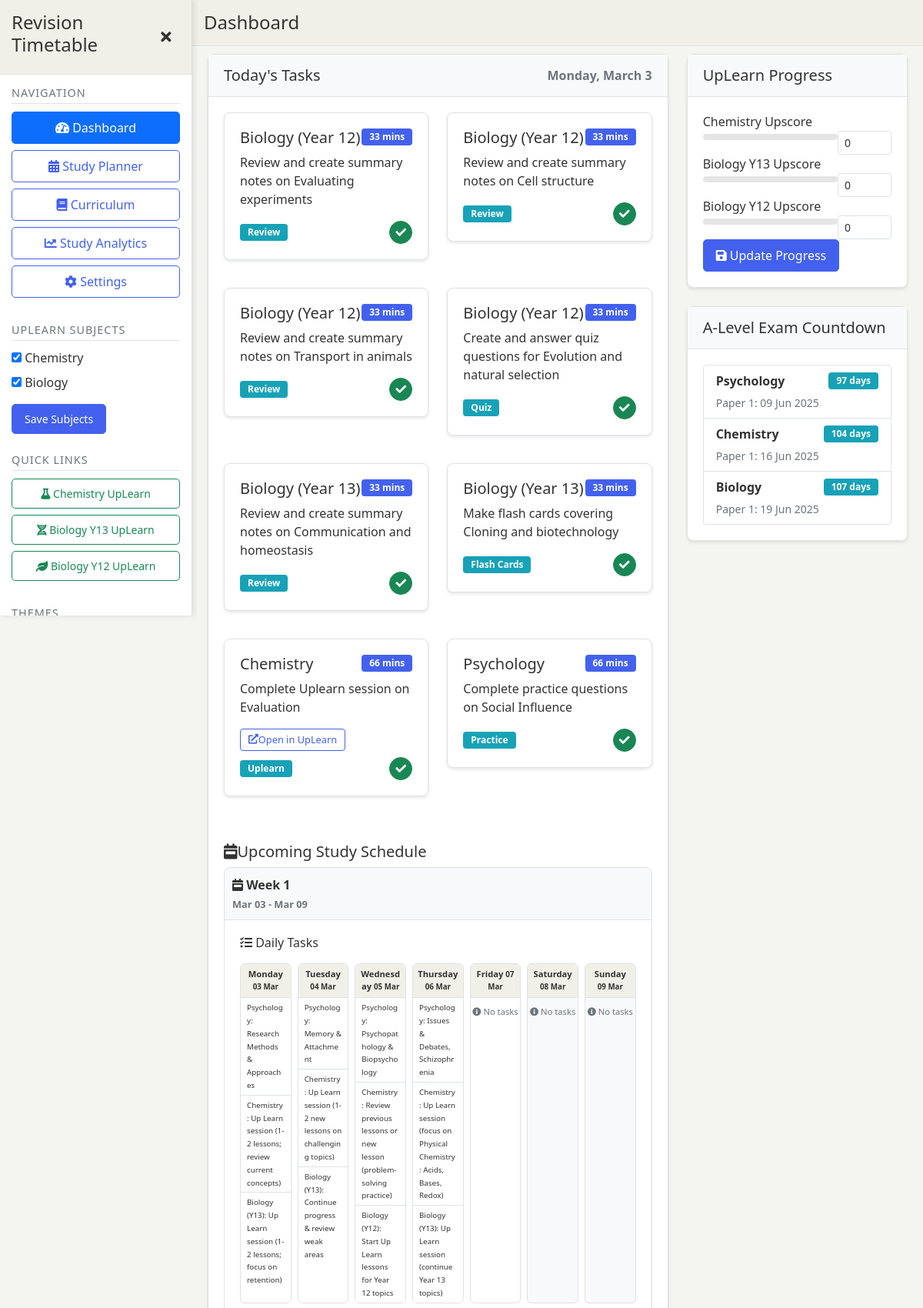
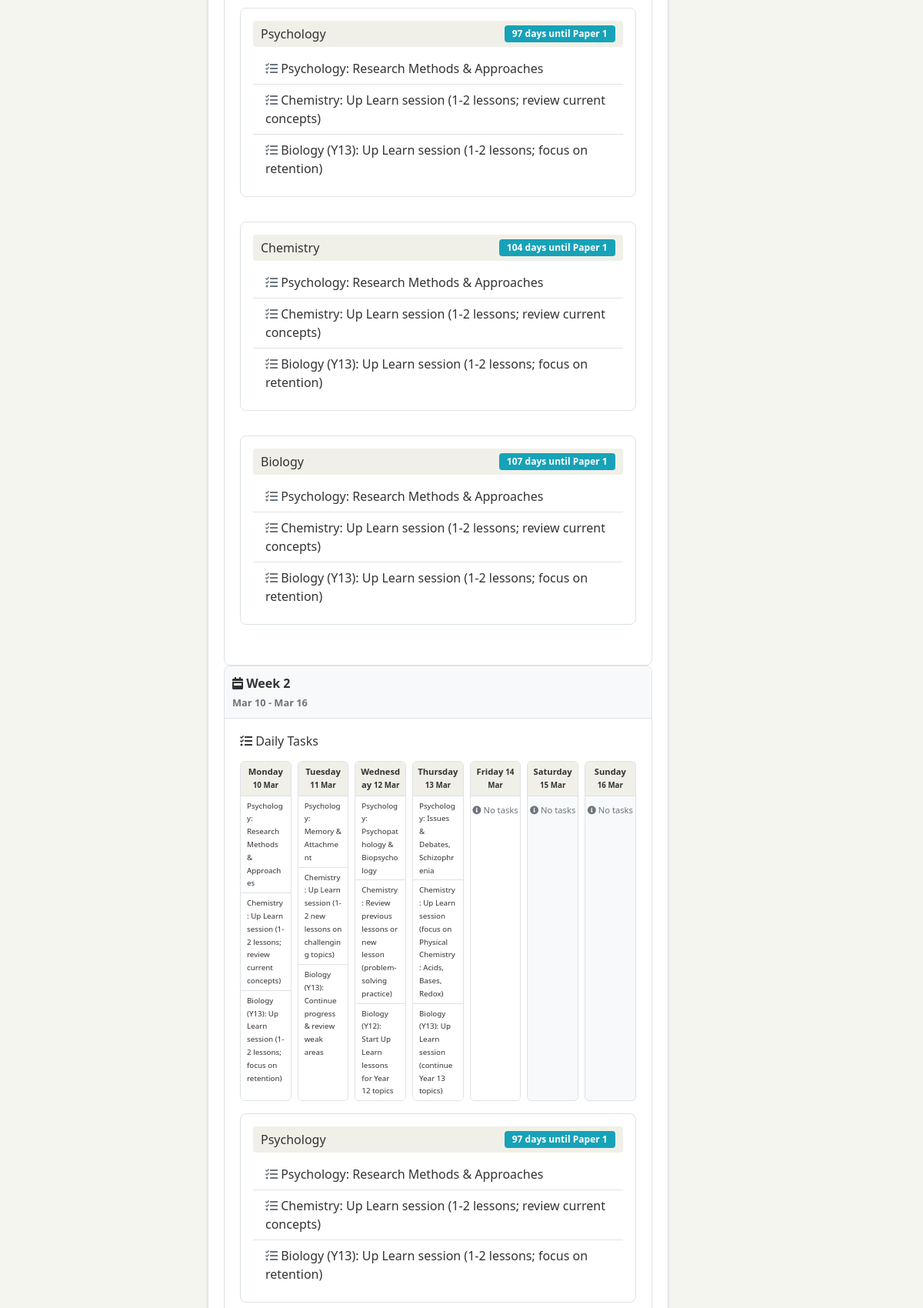
The page /dashboard (signed in, upper part) on the database its author committed (2 pictures, top to bottom).
### app.py (models this page shows)
class UserSubjects(db.Model):
    id = db.Column(db.Integer, primary_key=True)
    user_id = db.Column(db.Integer, db.ForeignKey('user.id'), nullable=False)
    chemistry = db.Column(db.Boolean, default=False)
    biology = db.Column(db.Boolean, default=False)

class User(UserMixin, db.Model):
    id = db.Column(db.Integer, primary_key=True)
    username = db.Column(db.String(150), unique=True, nullable=False)
    password = db.Column(db.String(150), nullable=False)
    chem_progress = db.Column(db.Integer, default=0)
    bio_y13_progress = db.Column(db.Integer, default=0)
    bio_y12_progress = db.Column(db.Integer, default=0)
    onboarding_step = db.Column(db.Integer, default=0)
    daily_study_hours = db.Column(db.Float, default=4.0)
    subjects = db.relationship('UserSubjects', backref='user', uselist=False)
    task_logs = db.relationship('TaskLog', backref='user', lazy=True)
    uplearn_logs = db.relationship('UplearnLog', backref='user', lazy=True)
    topic_proficiencies = db.relationship('TopicProficiency', backref='user', lazy=True)

### app.py (the view, shortened to what this page needs)
@app.route("/dashboard", methods=["GET", "POST"])
@login_required
def dashboard():
    curriculum_data = load_curriculum()
    user_subjects = []
    uplearn_subjects = []
    if current_user.subjects:
        if current_user.subjects.biology:
            user_subjects.append("Biology")
            uplearn_subjects.append("Biology")
        if current_user.subjects.chemistry:
            user_subjects.append("Chemistry")
            uplearn_subjects.append("Chemistry")
    if "Psychology" in curriculum_data:
        user_subjects.append("Psychology")
    user_proficiencies = {}
    try:
        topic_proficiencies = TopicProficiency.query.filter_by(user_id=current_user.id).all()
        for proficiency in topic_proficiencies:
            if proficiency.subject not in user_proficiencies:
                user_proficiencies[proficiency.subject] = {}
            user_proficiencies[proficiency.subject][proficiency.topic] = proficiency.proficiency
    except Exception as e:
        print(f"Note: Unable to load topic proficiencies: {e}")
    daily_tasks = generate_daily_tasks(curriculum_data, user_subjects, uplearn_subjects, user_proficiencies)
    filtered_timetable = filter_timetable_for_user(weekday_timetable, current_user)
    calendar_data = get_calendar_data()
    upcoming_exams = {}
    for subject, exams in SUBJECT_END_DATES.items():
        next_exams = sorted([exam for exam in exams if days_until_filter(exam['date']) > 0],
                          key=lambda x: days_until_filter(x['date']))
        if next_exams:
            upcoming_exams[subject] = next_exams[0]
    return render_template(
        "dashboard.html",
        user=current_user,
        daily_tasks=daily_tasks,
        get_uplearn_link=get_uplearn_link,
        timetable=filtered_timetable,
        subject_end_dates=SUBJECT_END_DATES,
        upcoming_exams=upcoming_exams,
        calendar_data=calendar_data,
        now=datetime.now()
    )

### templates/dashboard.html (shortened to what this page needs)
{% extends "base.html" %}
{% block header_title %}Dashboard{% endblock %}
{% block content %}
    <div class="row">
        <div class="col-lg-8">
            <div class="card mb-4">
                <div class="card-header d-flex justify-content-between align-items-center">
                    <h5 class="m-0">Today's Tasks</h5>
                    <span id="current-day" class="text-muted"></span>
                </div>
                <div class="card-body">
                    {% if daily_tasks %}
                        <div class="row">
                            {% for task in daily_tasks %}
                                <div class="col-md-6 mb-3">
                                    <div class="task-card" data-task-id="{{ task.task|replace(' ', '_') }}">
                                        <div class="card h-100">
                                            <div class="card-body">
                                                <div class="d-flex justify-content-between align-items-start">
                                                    <h5 class="card-title">{{ task.subject }}</h5>
                                                    <span class="badge badge-primary">{{ task.duration }} mins</span>
                                                </div>
                                                <p class="card-text task-content">{{ task.task }}</p>
                                                {% if task.type == 'Uplearn' %}
                                                    {% set link = get_uplearn_link(task.subject) %}
                                                    {% if link %}
                                                        <a href="{{ link }}" target="_blank" class="uplearn-link">
                                                            <i class="fas fa-external-link-alt mr-1"></i> Open in UpLearn
                                                        </a>
                                                    {% endif %}
                                                {% endif %}
                                                <div class="task-footer mt-2">
                                                    <span class="badge badge-info">{{ task.type }}</span>
                                                    <form method="POST" action="{{ url_for('complete_task') }}" class="task-complete-form d-inline">
                                                        <button type="submit" class="btn btn-success btn-sm rounded-circle" title="Mark as complete"
                                                                style="width: 30px; height: 30px; padding: 0; display: inline-flex; align-items: center; justify-content: center;">
                                                            <i class="fas fa-check"></i>
                                                        </button>
                                                    </form>
                                                </div>
                                            </div>
                                        </div>
                                    </div>
                                </div>
                            {% endfor %}
                        </div>
                    {% endif %}
                    <div class="mt-4">
                        <h5><i class="fas fa-calendar-week mr-2"></i>Upcoming Study Schedule</h5>
                        {% include 'components/calendar.html' %}
                    </div>
                </div>
            </div>
        </div>
        <div class="col-lg-4">
            <div class="card mb-4">
                <div class="card-header">
                    <h5 class="m-0">UpLearn Progress</h5>
                </div>
                <div class="card-body">
                    <form method="POST">
                        {% if current_user.subjects and current_user.subjects.chemistry %}
                            <div class="form-group">
                                <label for="chem_progress">Chemistry Upscore</label>
                                <div class="d-flex align-items-center">
                                    <div class="progress flex-grow-1 mr-3">
                                    </div>
                                    <div style="width: 70px">
                                        <input type="number" class="form-control form-control-sm"
                                               id="chem_progress" name="chem_progress"
                                               value="{{ user.chem_progress|int }}">
                                    </div>
                                </div>
                            </div>
                        {% endif %}
                        {% if current_user.subjects and current_user.subjects.biology %}
                            <div class="form-group">
                                <label for="bio_y13_progress">Biology Y13 Upscore</label>
                                <div class="d-flex align-items-center">
                                    <div class="progress flex-grow-1 mr-3">
                                    </div>
                                    <div style="width: 70px">
                                        <input type="number" class="form-control form-control-sm"
                                               id="bio_y13_progress" name="bio_y13_progress"
                                               value="{{ user.bio_y13_progress|int }}">
                                    </div>
                                </div>
                            </div>
                            <div class="form-group">
                                <label for="bio_y12_progress">Biology Y12 Upscore</label>
                                <div class="d-flex align-items-center">
                                    <div class="progress flex-grow-1 mr-3">
                                    </div>
                                    <div style="width: 70px">
                                        <input type="number" class="form-control form-control-sm"
                                               id="bio_y12_progress" name="bio_y12_progress"
                                               value="{{ user.bio_y12_progress|int }}">
                                    </div>
                                </div>
                            </div>
                        {% endif %}
                        <button type="submit" class="btn btn-primary">
                            <i class="fas fa-save mr-1"></i> Update Progress
                        </button>
                    </form>
                </div>
            </div>
            <div class="card">
                <div class="card-header">
                    <h5 class="m-0">A-Level Exam Countdown</h5>
                </div>
                <div class="card-body">
                    <ul class="list-group">
                        {% for subject, exams in upcoming_exams.items() %}
                            <li class="list-group-item">
                                <div class="d-flex justify-content-between align-items-center">
                                    <strong>{{ subject }}</strong>
                                    <span class="badge {% if exams.date|days_until < 30 %}badge-danger{% elif exams.date|days_until < 60 %}badge-warning{% else %}badge-info{% endif %}">
                                        {{ exams.date|days_until }} days
                                    </span>
                                </div>
                                <div class="mt-1">
                                    <small class="text-muted">{{ exams.paper }}: {{ exams.date|format_date('%d %b %Y') }}</small>
                                </div>
                            </li>
                        {% endfor %}
                    </ul>
                </div>
            </div>
        </div>
    </div>
{% endblock %}

### templates/components/sidebar.html (shortened to what this page needs)
<div id="sidebar" class="sidebar">
    <div class="sidebar-header">
        <h4>Revision Timetable</h4>
        <button id="sidebarToggle" class="sidebar-toggle">
            <i id="sidebarIcon" class="fas fa-times"></i>
        </button>
    </div>
    <div class="sidebar-content">
        <div class="sidebar-section">
            <h5>Navigation</h5>
            <div class="d-flex flex-column">
                <a href="{{ url_for('dashboard') }}" class="btn btn-outline-primary mb-2 {% if request.endpoint == 'dashboard' %}active{% endif %}">
                    <i class="fas fa-tachometer-alt mr-2"></i> Dashboard
                </a>
                <a href="{{ url_for('study_planner') }}" class="btn btn-outline-primary mb-2 {% if request.endpoint == 'study_planner' %}active{% endif %}">
                    <i class="fas fa-calendar-alt mr-2"></i> Study Planner
                </a>
                <a href="{{ url_for('curriculum') }}" class="btn btn-outline-primary mb-2 {% if request.endpoint == 'curriculum' %}active{% endif %}">
                    <i class="fas fa-book mr-2"></i> Curriculum
                </a>
                <a href="{{ url_for('study_analytics') }}" class="btn btn-outline-primary mb-2 {% if request.endpoint == 'study_analytics' %}active{% endif %}">
                    <i class="fas fa-chart-line mr-2"></i> Study Analytics
                </a>
                <a href="{{ url_for('welcome') }}" class="btn btn-outline-primary mb-2 {% if request.endpoint == 'welcome' %}active{% endif %}">
                    <i class="fas fa-cog mr-2"></i> Settings
                </a>
            </div>
        </div>
        <div class="sidebar-section">
            <h5>UpLearn Subjects</h5>
            <form method="POST" action="{{ url_for('update_subjects') }}">
                <div class="custom-control custom-switch mb-2">
                    <input type="checkbox" class="custom-control-input" id="chemistry" name="chemistry"
                           {% if current_user.subjects and current_user.subjects.chemistry %}checked{% endif %}>
                    <label class="custom-control-label" for="chemistry">Chemistry</label>
                </div>
                <div class="custom-control custom-switch mb-2">
                    <input type="checkbox" class="custom-control-input" id="biology" name="biology"
                           {% if current_user.subjects and current_user.subjects.biology %}checked{% endif %}>
                    <label class="custom-control-label" for="biology">Biology</label>
                </div>
                <button type="submit" class="btn btn-sm btn-primary mt-2">Save Subjects</button>
            </form>
        </div>
        <div class="sidebar-section">
            <h5>Quick Links</h5>
            <div class="d-flex flex-column">
                {% if current_user.subjects and current_user.subjects.chemistry %}
                <a href="https://web.uplearn.co.uk/learn/chemistry-ocr-2" target="_blank"
                   class="btn btn-outline-success mb-2 btn-sm">
                    <i class="fas fa-flask mr-2"></i> Chemistry UpLearn
                </a>
                {% endif %}
                {% if current_user.subjects and current_user.subjects.biology %}
                <a href="https://web.uplearn.co.uk/learn/biology-ocr-2" target="_blank"
                   class="btn btn-outline-success mb-2 btn-sm">
                    <i class="fas fa-dna mr-2"></i> Biology Y13 UpLearn
                </a>
                <a href="https://web.uplearn.co.uk/learn/biology-ocr-1" target="_blank"
                   class="btn btn-outline-success mb-2 btn-sm">
                    <i class="fas fa-leaf mr-2"></i> Biology Y12 UpLearn
                </a>
                {% endif %}
            </div>
        </div>
        <div class="sidebar-section">
            <h5>Themes</h5>
        </div>
    </div>
</div>

### rows shown on the page
UserSubjects: chemistry "☑", biology "☑"
User: chem_progress "0", bio_y13_progress "0", bio_y12_progress "0"

### other values the page prints
{{ task.subject }} "Biology (Year 12)" "Biology (Year 12)" "Biology (Year 12)" "Biology (Year 12)" "Biology (Year 13)" "Biology (Year 13)" "Chemistry" "Psychology"
{{ task.duration }} "33" "33" "33" "33" "33" "33" "66" "66"
{{ task.task }} "Review and create summary notes on Evaluating experiments" "Review and create summary notes on Cell structure" "Review and create summary notes on Transport in animals" "Create and answer quiz questions for Evolution and natural selection" "Review and create summary notes on Communication and homeostasis" "Make flash cards covering Cloning and biotechnology" "Complete Uplearn session on Evaluation" "Complete practice questions on Social Influence"
{{ task.type }} "Review" "Review" "Review" "Quiz" "Review" "Flash Cards" "Uplearn" "Practice"
{{ week.week_number }} "1" "2"
{{ week.start_date|format_date('%b %d') }} "Mar 03" "Mar 10"
{{ week.end_date|format_date('%b %d') }} "Mar 09" "Mar 16"
{{ day.day_name }} "Monday" "Tuesday" "Wednesday" "Thursday" "Friday" "Saturday" "Sunday" "Monday" "Tuesday" "Wednesday" "Thursday" "Friday" "Saturday" "Sunday"
{{ day.date|format_date('%d %b') }} "03 Mar" "04 Mar" "05 Mar" "06 Mar" "07 Mar" "08 Mar" "09 Mar" "10 Mar" "11 Mar" "12 Mar" "13 Mar" "14 Mar" "15 Mar" "16 Mar"
{{ task }} "Psychology: Research Methods & Approaches" "Chemistry: Up Learn session (1-2 lessons; review current concepts)" "Biology (Y13): Up Learn session (1-2 lessons; focus on retention)" "Psychology: Memory & Attachment" "Chemistry: Up Learn session (1-2 new lessons on challenging topics)" "Biology (Y13): Continue progress & review weak areas" "Psychology: Psychopathology & Biopsychology" "Chemistry: Review previous lessons or new lesson (problem-solving practice)" "Biology (Y12): Start Up Learn lessons for Year 12 topics" "Psychology: Issues & Debates, Schizophrenia" "Chemistry: Up Learn session (focus on Physical Chemistry: Acids, Bases, Redox)" "Biology (Y13): Up Learn session (continue Year 13 topics)" "Psychology: Research Methods & Approaches" "Chemistry: Up Learn session (1-2 lessons; review current concepts)" "Biology (Y13): Up Learn session (1-2 lessons; focus on retention)" "Psychology: Memory & Attachment" "Chemistry: Up Learn session (1-2 new lessons on challenging topics)" "Biology (Y13): Continue progress & review weak areas" "Psychology: Psychopathology & Biopsychology" "Chemistry: Review previous lessons or new lesson (problem-solving practice)" "Biology (Y12): Start Up Learn lessons for Year 12 topics" "Psychology: Issues & Debates, Schizophrenia" "Chemistry: Up Learn session (focus on Physical Chemistry: Acids, Bases, Redox)" "Biology (Y13): Up Learn session (continue Year 13 topics)"
{{ subject.replace('_', ' ') }} "Psychology" "Chemistry" "Biology" "Psychology"
{{ data.end_date|days_until }} "97" "104" "107" "97"
{{ data.next_exam.paper }} "Paper 1" "Paper 1" "Paper 1" "Paper 1"
{{ task }} "Psychology: Research Methods & Approaches" "Chemistry: Up Learn session (1-2 lessons; review current concepts)" "Biology (Y13): Up Learn session (1-2 lessons; focus on retention)" "Psychology: Research Methods & Approaches" "Chemistry: Up Learn session (1-2 lessons; review current concepts)" "Biology (Y13): Up Learn session (1-2 lessons; focus on retention)" "Psychology: Research Methods & Approaches" "Chemistry: Up Learn session (1-2 lessons; review current concepts)" "Biology (Y13): Up Learn session (1-2 lessons; focus on retention)" "Psychology: Research Methods & Approaches" "Chemistry: Up Learn session (1-2 lessons; review current concepts)" "Biology (Y13): Up Learn session (1-2 lessons; focus on retention)"
{{ subject }} "Psychology" "Chemistry" "Biology"
